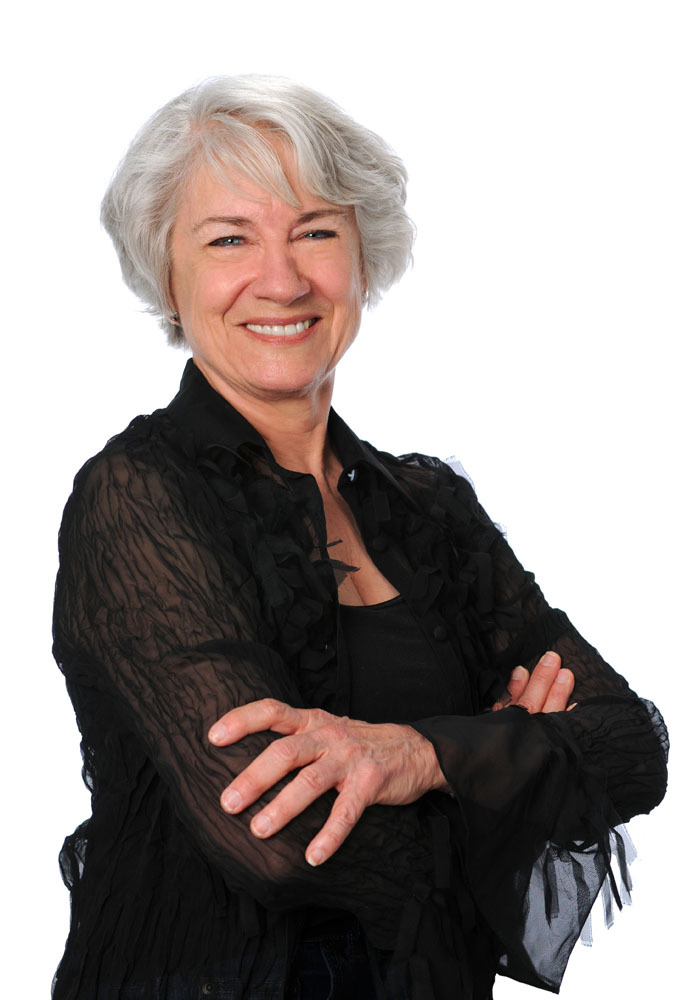
#> input picture assets/timg.jpg, 699 x 1000 px
$ python -i image_process.py   (imports and definitions only)
#> lines starting #> are read from the running program, lines starting #| are printed output that depends on the picture
#coding=utf-8
import cv2
import time
import pandas as pd
import numpy as np
from .utils import IOU

COLUMNS = ["file_name", "cropped", "norm_points", "normbox", "btype", "crop_image"]

class Btype:
   NEG = 0
   PART = 1
   POSITIVE = 2

def process(dataframe, input_size=12, output_file="pnet.feather"):
    result = pd.DataFrame(columns=COLUMNS)

    for idx, ano in dataframe.iterrows():
        img_path = ano.file_name
        gboxes = np.loads(ano.boundbox, encoding='bytes')
        keypoint = np.loads(ano.keypoints, encoding='bytes')

        img = cv2.imread(img_path)
        height, width = img.shape[:-1]
        # 50 negtive example for each
        neg = gen_random_neg_box(img_path, img, gboxes, input_size=input_size)
        # box by gt
        npp = gen_from_ground_truth(img_path, img, gboxes, keypoint, input_size=input_size)

        result = pd.concat([neg, npp, result], ignore_index=True)
        if (idx+1) % 1000 == 0:
            print("idx: %s"%idx)
    result.to_feather(output_file)

# [131 lines left out: functions gen_random_neg_box, gen_from_ground_truth, init_parse, main, not called in this run]

# [2 lines not run here, left out]

>>> import cv2
>>> picture = cv2.imread('../assets/timg.jpg', cv2.IMREAD_GRAYSCALE)
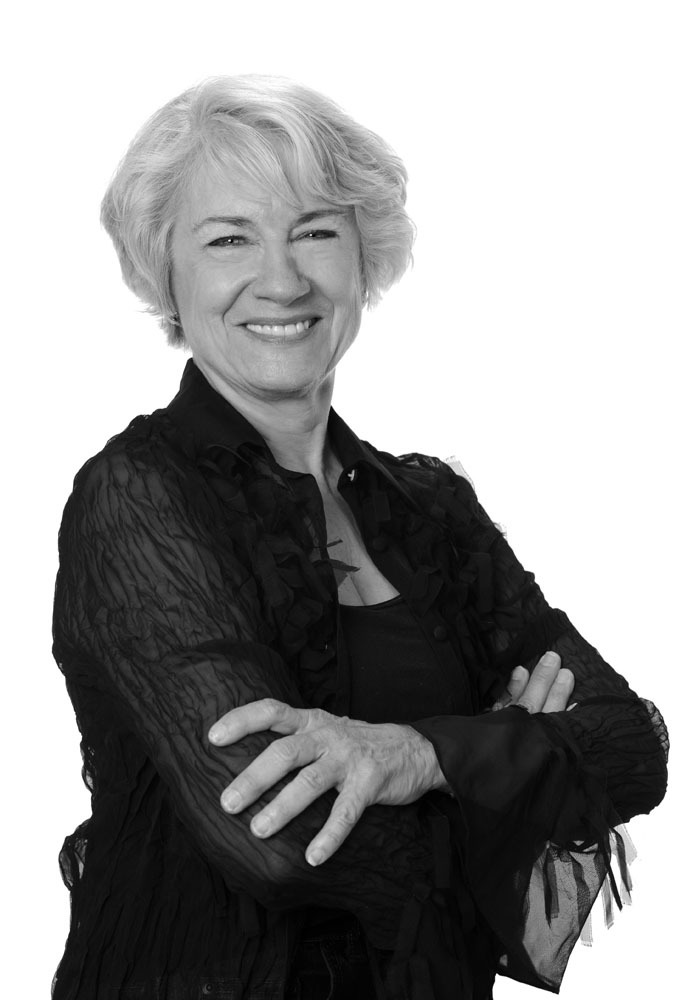
#> picture: shape (1000, 699); min 0, max 255, mean 153.8
>>> result = process(picture)
#> (the run stopped early here; a loop or call above may not have finished)
